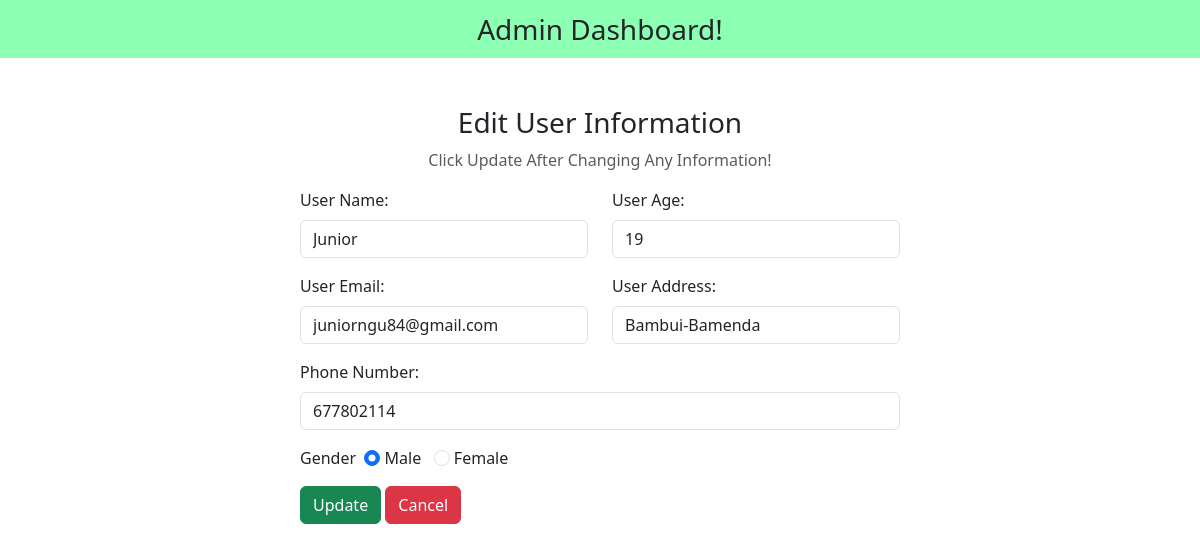
/admin/edit_user.php?id=2, run on the app's committed database.
### tables this page shows
CREATE TABLE `users` (
  `user_id` int(11) NOT NULL,
  `user_name` varchar(256) NOT NULL,
  `age` int(128) NOT NULL,
  `gender` tinytext NOT NULL,
  `phone_number` int(13) NOT NULL,
  `email` varchar(256) NOT NULL,
  `address` varchar(256) DEFAULT NULL,
  `user_pwd` varchar(256) NOT NULL
);

### admin/edit_user.php (the view, shortened to what this page needs)
<?php
include('../includes/databaseconnection.php');
$id = $_GET['id'];
?>
<!DOCTYPE html>
<html>
    <head>
        <link rel="stylesheet" href="https://cdnjs.cloudflare.com/ajax/libs/font-awesome/6.3.0/css/all.min.css" />
        <link href="https://cdn.jsdelivr.net/npm/bootstrap@5.3.0-alpha1/dist/css/bootstrap.min.css" rel="stylesheet">
    </head>
    <body>
        <nav class="navbar navbar-light justify-content-center fs-3 mb-5" style="background-color:#00ff5573;">
            Admin Dashboard!
        </nav>
        <div class="container">
            <div class="text-center" mb-4>
                <h3>Edit User Information</h3>
                <p class="text-muted">Click Update After Changing Any Information!</p>
            </div>
            <?php
                $sql = "SELECT * FROM users WHERE user_id = $id LIMIT 1";
                $result = mysqli_query($conn,$sql);
                $row = mysqli_fetch_assoc($result);
            ?>
            <div class="container d-flex justify-content-center">
                <form action="" method="post" style="width: 50vw; min-width: 300px;">
                    <div class="row mb-3">
                        <div class="col">
                            <label class ="form-label">User Name:</label>
                            <input type="text" class="form-control" name="user_name" value="<?php echo $row['user_name']?>">
                        </div>
                        <div class="col">
                            <label class ="form-label">User Age:</label>
                            <input type="text" class="form-control" name="user_age" value="<?php echo $row['age']?>">
                        </div>
                    </div>
                    <div class="row mb-3">
                        <div class="col">
                            <label class ="form-label">User Email:</label>
                            <input type="text" class="form-control" name="user_email" value="<?php echo $row['email']?>">
                        </div>
                        <div class="col">
                            <label class ="form-label">User Address:</label>
                            <input type="text" class="form-control" name="user_address" value="<?php echo $row['address']?>">
                        </div>
                    </div>
                    <div class="row mb-3">
                        <div class="col">
                            <label class ="form-label">Phone Number:</label>
                            <input type="text" class="form-control" name="user_phone" value="<?php echo $row['phone_number']?>">
                        </div>
                    </div>
                    <div class="form-group mb-3">
                        <label>Gender</label>&nbsp;
                        <input type="radio" class="form-check-input" name="user_gender" id="male" value="male" <?php echo ($row['gender']=='male')?"checked":""; ?>>
                        <label for="male" class="form-input-label">Male</label>
                        <input type="radio" class="form-check-input" name="user_gender" id="female" value="female" <?php echo ($row['gender']=='female')?"checked":""; ?>>
                        <label for="female" class="form-input-label">Female</label>
                    </div>
                    <div>
                        <button type="submit" class="btn btn-success" name="submit">Update</button>
                        <a href="dashboard.php?msg=No Changes Made to User <?php echo $row['user_name'] ?>'s Records!" class="btn btn-danger">Cancel</a>
                    </div>
                </form>
            </div>
        </div>
    </body>
</html>

### data on the page
users: user_name "Junior", user_age "19", user_email "juniorngu84@gmail.com", user_address "Bambui-Bamenda", user_phone "677802114", gender "☑ Male", gender "☐ Female"
